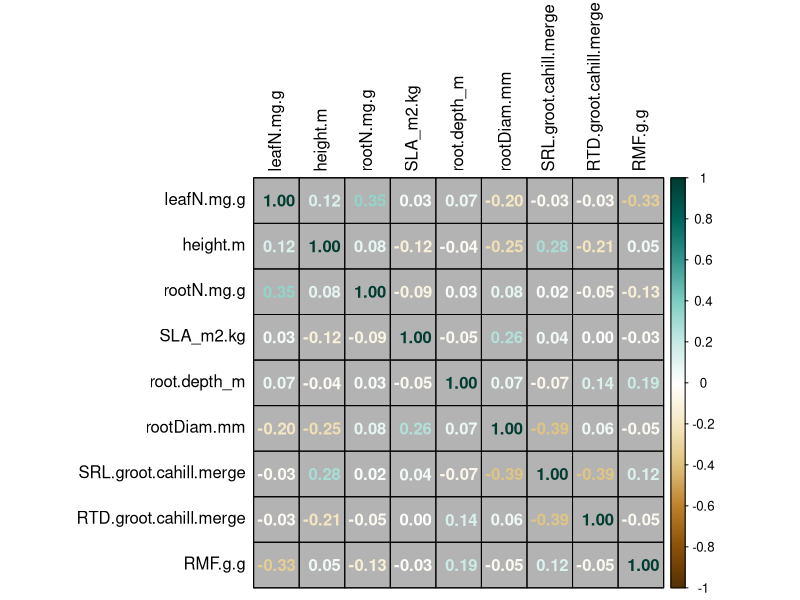
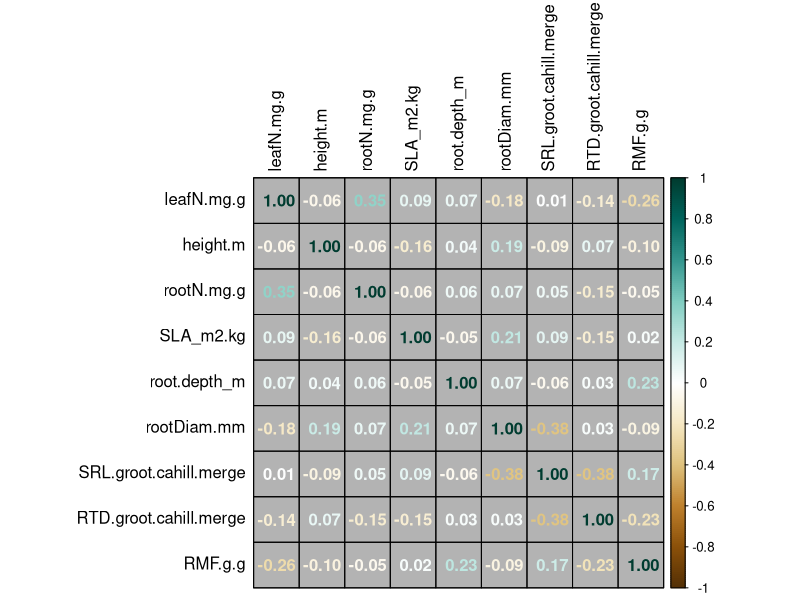
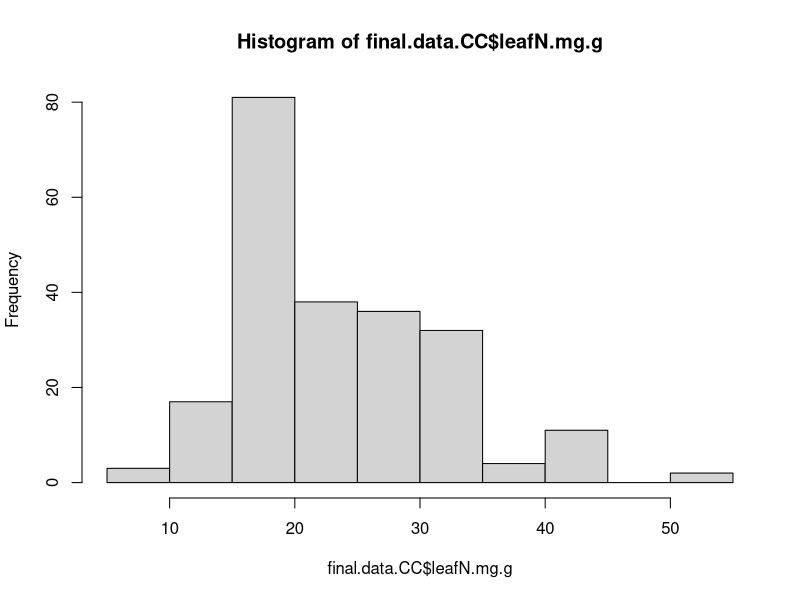
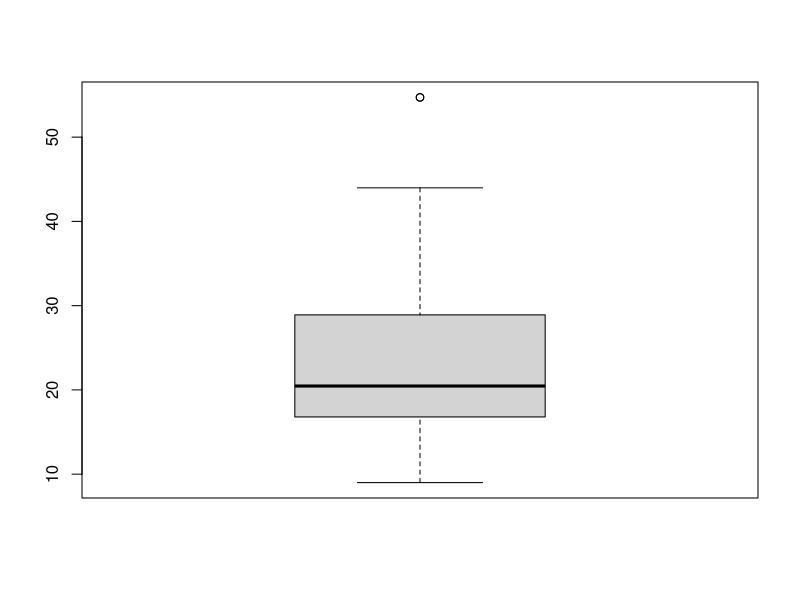
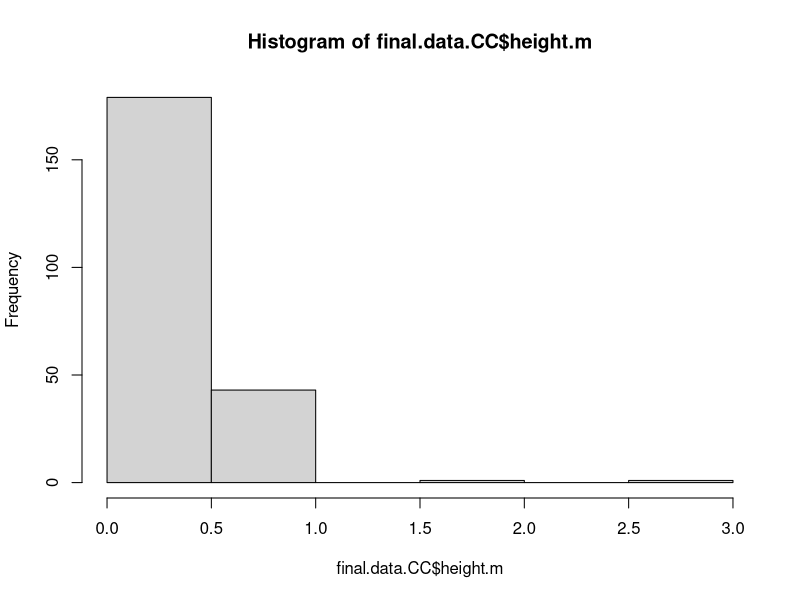
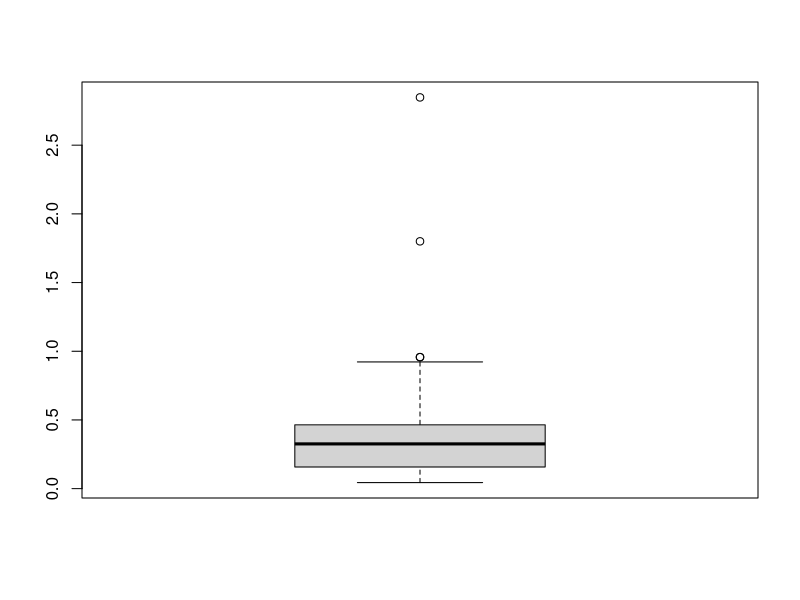
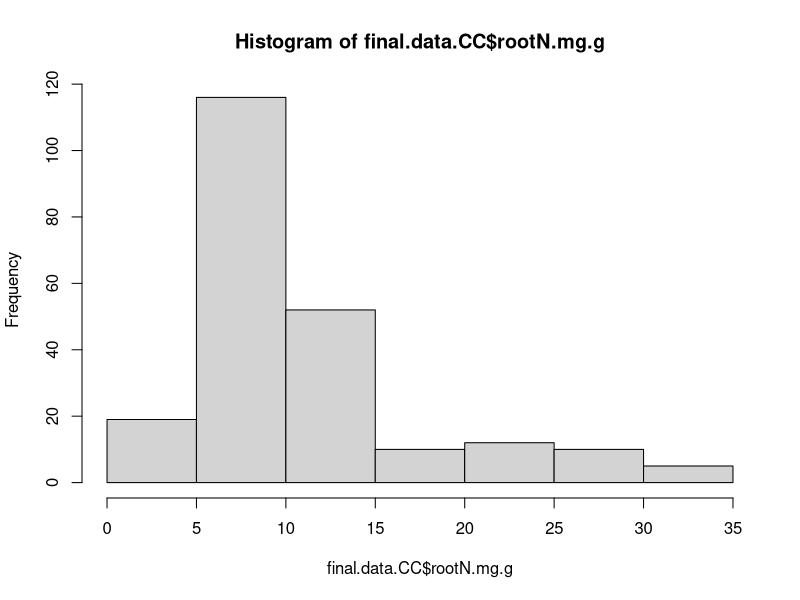
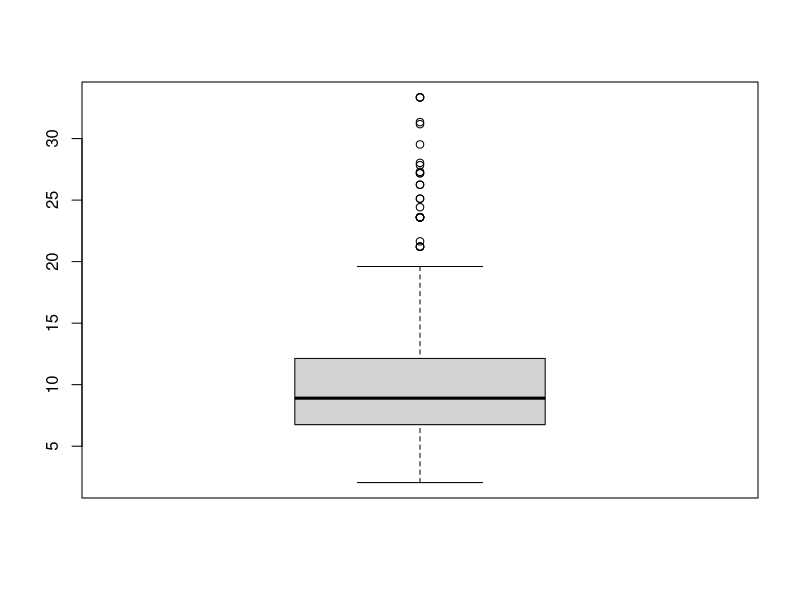

Write R code to recreate these figures, in order. (Note: this script raises an error after producing the figures.)
# Script to prep trait data for analyses
# The first of this script is run to generate dataframes used to impute traits.
# After imputation, this code is used to identify outlier trait values.

# load libraries
library(tidyverse)
library(corrplot)

# read in full data frame 
trait.data = read.csv("./Formatted.Data/Revisions/BACI.trait.meta.csv", row.names = 1) 
# 1096 individuals, 749 species

# subset data for analyses
trait.data.2 = trait.data %>%
  select(site_code,Taxon,cover.change,leafN.mg.g,height.m,rootN.mg.g,SLA_m2.kg,root.depth_m,rootDiam.mm,
         SRL.groot.cahill.merge,RTD.groot.cahill.merge,RMF.g.g,local_lifespan,local_lifeform,functional_group)

# subset out bryophytes (9), mosses (6), cactus (1), none had SLA and generally few trait data available

trait.data.3 = trait.data.2 %>%
  filter(!local_lifeform %in% c("BRYOPHYTE","MOSS","CACTUS")) 
# 1080 individuals, 739 species

# write.csv(trait.data.3, file = "./Formatted.Data/Revisions/final.data.for.impute.csv")

# filter out woody species and trees based on functional group and local_lifeform

trait.data.NW = trait.data.3 %>%
  filter(!functional_group == "WOODY") %>%
  filter(!local_lifeform %in% c("SHRUB","TREE"))
# 956 individuals, 648 species
# lost 124 individuals (11%) and 91 species (12%)

# write.csv(trait.data.NW, file = "./Formatted.Data/Revisions/final.data.NW.for.impute.csv")

#### Get complete cases of traits ####

traits.cc.nw = trait.data.NW[complete.cases(trait.data.NW), ]
# 224 individuals, 96 species

# write.csv(traits.cc.nw, file = "./Formatted.Data/Revisions/final.data.CC.NW.csv")

traits.cc = trait.data.3[complete.cases(trait.data.3), ]
# 236 individuals, 103 species

# write.csv(traits.cc, file = "./Formatted.Data/Revisions/final.data.CC.csv")

# look at correlations between traits

cor.traits.cc.nw = cor(traits.cc.nw[,c(4:12)],use = "pairwise") 
corrplot(cor.traits.cc.nw, method="number",tl.col = "black", bg = "gray70",is.corr = TRUE,
         col.lim = c(-1,1), col = COL2('BrBG', 200), addgrid.col = "black")
# highest correlation is -0.39 and 0.35

cor.traits.cc = cor(traits.cc[,c(4:12)],use = "pairwise") 
corrplot(cor.traits.cc, method="number",tl.col = "black", bg = "gray70",is.corr = TRUE,
         col.lim = c(-1,1), col = COL2('BrBG', 200), addgrid.col = "black")
# highest correlation is -0.38 and 0.35

#### Checking and removing outliers from complete cases data with woody species ####

final.data.CC = read.csv("./Formatted.Data/Revisions/final.data.CC.csv",row.names = 1)

hist(final.data.CC$leafN.mg.g)
boxplot(final.data.CC$leafN.mg.g)
mean = mean(final.data.CC$leafN.mg.g, na.rm = TRUE)
std = sd(final.data.CC$leafN.mg.g, na.rm = TRUE)
Tmin = mean-(3*std)
Tmax = mean+(3*std)
sort(final.data.CC$leafN.mg.g[which(final.data.CC$leafN.mg.g <Tmin | final.data.CC$leafN.mg.g > Tmax)])
# removed leafN 54.71597
# percent removed 
2/236*100 #0.85%

hist(final.data.CC$height.m)
boxplot(final.data.CC$height.m)
mean = mean(final.data.CC$height.m, na.rm = TRUE)
std = sd(final.data.CC$height.m, na.rm = TRUE)
Tmin = mean-(3*std)
Tmax = mean+(3*std)
sort(final.data.CC$height.m[which(final.data.CC$height.m <Tmin | final.data.CC$height.m > Tmax)])
# removed height 12.84847 27.10186 32.57366
# percent removed 
3/236*100 #1.27%

hist(final.data.CC$rootN.mg.g)
boxplot(final.data.CC$rootN.mg.g)
mean = mean(final.data.CC$rootN.mg.g, na.rm = TRUE)
std = sd(final.data.CC$rootN.mg.g, na.rm = TRUE)
Tmin = mean-(3*std)
Tmax = mean+(3*std)
sort(final.data.CC$rootN.mg.g[which(final.data.CC$rootN.mg.g <Tmin | final.data.CC$rootN.mg.g > Tmax)])
# remove rootN 31.17241 31.34076 33.34667 33.34667 33.34667
# percent removed 
5/236*100 #2.11%

hist(final.data.CC$SLA_m2.kg)
boxplot(final.data.CC$SLA_m2.kg)
mean = mean(final.data.CC$SLA_m2.kg, na.rm = TRUE)
std = sd(final.data.CC$SLA_m2.kg, na.rm = TRUE)
Tmin = mean-(3*std)
Tmax = mean+(3*std)
sort(final.data.CC$SLA_m2.kg[which(final.data.CC$SLA_m2.kg <Tmin | final.data.CC$SLA_m2.kg > Tmax)])
# remove SLA: none
# percent removed 
0/236*100 #0%

hist(final.data.CC$root.depth_m)
boxplot(final.data.CC$root.depth_m)
mean = mean(final.data.CC$root.depth_m, na.rm = TRUE)
std = sd(final.data.CC$root.depth_m, na.rm = TRUE)
Tmin = mean-(3*std)
Tmax = mean+(3*std)
sort(final.data.CC$root.depth_m[which(final.data.CC$root.depth_m <Tmin | final.data.CC$root.depth_m > Tmax)])
# remove depth 2.426850 2.426850 2.598333 2.598333 2.682500 2.682500 2.915000
# percent removed 
7/236*100 #2.97%

hist(final.data.CC$RTD.groot.cahill.merge)
boxplot(final.data.CC$RTD.groot.cahill.merge)
mean = mean(final.data.CC$RTD.groot.cahill.merge, na.rm = TRUE)
std = sd(final.data.CC$RTD.groot.cahill.merge, na.rm = TRUE)
Tmin = mean-(3*std)
Tmax = mean+(3*std)
sort(final.data.CC$RTD.groot.cahill.merge[which(final.data.CC$RTD.groot.cahill.merge <Tmin | final.data.CC$RTD.groot.cahill.merge > Tmax)])
# remove RTD 1.19455 1.19455 1.19455 1.19455
# percent removed 
4/236*100 #1.69%

hist(final.data.CC$SRL.groot.cahill.merge)
boxplot(final.data.CC$SRL.groot.cahill.merge)
mean = mean(final.data.CC$SRL.groot.cahill.merge, na.rm = TRUE)
std = sd(final.data.CC$SRL.groot.cahill.merge, na.rm = TRUE)
Tmin = mean-(3*std)
Tmax = mean+(3*std)
sort(final.data.CC$SRL.groot.cahill.merge[which(final.data.CC$SRL.groot.cahill.merge <Tmin | final.data.CC$SRL.groot.cahill.merge > Tmax)])
# remove SRL 471.2364 471.2364 471.2364 601.5858 627.5050
# percent removed 
5/236*100 #2.12%

hist(final.data.CC$rootDiam.mm)
boxplot(final.data.CC$rootDiam.mm)
mean = mean(final.data.CC$rootDiam.mm, na.rm = TRUE)
std = sd(final.data.CC$rootDiam.mm, na.rm = TRUE)
Tmin = mean-(3*std)
Tmax = mean+(3*std)
sort(final.data.CC$rootDiam.mm[which(final.data.CC$rootDiam.mm <Tmin | final.data.CC$rootDiam.mm > Tmax)])
# remove diam 1.3965
# percent removed 
1/236*100 #0.42%

hist(final.data.CC$RMF.g.g)
boxplot(final.data.CC$RMF.g.g)
mean = mean(final.data.CC$RMF.g.g, na.rm = TRUE)
std = sd(final.data.CC$RMF.g.g, na.rm = TRUE)
Tmin = mean-(3*std)
Tmax = mean+(3*std)
sort(final.data.CC$RMF.g.g[which(final.data.CC$RMF.g.g <Tmin | final.data.CC$RMF.g.g > Tmax)])
# remove RMF: none
# percent removed 
0/236*100 #0%

# 25 total removed because some removed with multiple traits
final.data.CC.2 = final.data.CC %>%
  filter(round(leafN.mg.g, 5) != 54.71597) %>% # 2
  filter(round(height.m, 5) < 12.84847) %>% # 3
  filter(round(rootN.mg.g, 5) < 31.17241) %>% # 5
  filter(round(root.depth_m, 5) < 2.426850) %>% # 7
  filter(round(RTD.groot.cahill.merge, 5) < 1.19455) %>% # 4
  filter(round(SRL.groot.cahill.merge, 5) < 471.2364) %>% # 5
  filter(round(rootDiam.mm, 5) != 1.3965) # 1

# write.csv(final.data.CC.2, file = "./Formatted.Data/Revisions/Final.Data/final.data.CC.outliersRM.csv")

# split by lifespan

table(final.data.CC.2$local_lifespan)
# annuals (22), biennials (7), Both (1), perennial (180), three (1)

final.data.CC.perennial = final.data.CC.2 %>%
  filter(local_lifespan == "PERENNIAL")

# write.csv(final.data.CC.perennial, file = "./Formatted.Data/Revisions/Final.Data/final.data.CC.perennials.outliersRM.csv")

# split by functional group

table(final.data.CC.2$functional_group)
# forb (93), graminoid (3), grass (88), legume (22), woody (5)

final.data.forb = final.data.CC.2 %>%
  filter(functional_group == "FORB")

final.data.grass = final.data.CC.2 %>%
  filter(functional_group == "GRASS")

# write.csv(final.data.forb, file = "./Formatted.Data/Revisions/Final.Data/final.data.CC.forbs.outliersRM.csv")
# write.csv(final.data.grass, file = "./Formatted.Data/Revisions/Final.Data/final.data.CC.grass.outliersRM.csv")

# split by local lifespan x functional group
table(final.data.CC.2$local_lifespan,final.data.CC.2$functional_group)
# annual forb (10), perennial forb (78), perennial grass (77)

#### Checking and removing outliers from complete cases data without woody species ####

final.data.CC.NW = read.csv("./Formatted.Data/Revisions/final.data.CC.NW.csv", row.names = 1)

hist(final.data.CC.NW$leafN.mg.g)
boxplot(final.data.CC.NW$leafN.mg.g)
mean = mean(final.data.CC.NW$leafN.mg.g, na.rm = TRUE)
std = sd(final.data.CC.NW$leafN.mg.g, na.rm = TRUE)
Tmin = mean-(3*std)
Tmax = mean+(3*std)
sort(final.data.CC.NW$leafN.mg.g[which(final.data.CC.NW$leafN.mg.g <Tmin | final.data.CC.NW$leafN.mg.g > Tmax)])
# removed leafN 54.71597
# percent removed 
2/224*100 #0.89%

hist(final.data.CC.NW$height.m)
boxplot(final.data.CC.NW$height.m)
mean = mean(final.data.CC.NW$height.m, na.rm = TRUE)
std = sd(final.data.CC.NW$height.m, na.rm = TRUE)
Tmin = mean-(3*std)
Tmax = mean+(3*std)
sort(final.data.CC.NW$height.m[which(final.data.CC.NW$height.m <Tmin | final.data.CC.NW$height.m > Tmax)])
# removed height 1.800048 2.847733
# percent removed 
2/224*100 #0.89%

hist(final.data.CC.NW$rootN.mg.g)
boxplot(final.data.CC.NW$rootN.mg.g)
mean = mean(final.data.CC.NW$rootN.mg.g, na.rm = TRUE)
std = sd(final.data.CC.NW$rootN.mg.g, na.rm = TRUE)
Tmin = mean-(3*std)
Tmax = mean+(3*std)
sort(final.data.CC.NW$rootN.mg.g[which(final.data.CC.NW$rootN.mg.g <Tmin | final.data.CC.NW$rootN.mg.g > Tmax)])
# remove rootN 31.17241 31.34076 33.34667 33.34667 33.34667
# percent removed 
5/224*100 #2.23%

hist(final.data.CC.NW$SLA_m2.kg)
boxplot(final.data.CC.NW$SLA_m2.kg)
mean = mean(final.data.CC.NW$SLA_m2.kg, na.rm = TRUE)
std = sd(final.data.CC.NW$SLA_m2.kg, na.rm = TRUE)
Tmin = mean-(3*std)
Tmax = mean+(3*std)
sort(final.data.CC.NW$SLA_m2.kg[which(final.data.CC.NW$SLA_m2.kg <Tmin | final.data.CC.NW$SLA_m2.kg > Tmax)])
# remove SLA: none
# percent removed 
0/224*100 #0%

hist(final.data.CC.NW$root.depth_m)
boxplot(final.data.CC.NW$root.depth_m)
mean = mean(final.data.CC.NW$root.depth_m, na.rm = TRUE)
std = sd(final.data.CC.NW$root.depth_m, na.rm = TRUE)
Tmin = mean-(3*std)
Tmax = mean+(3*std)
sort(final.data.CC.NW$root.depth_m[which(final.data.CC.NW$root.depth_m <Tmin | final.data.CC.NW$root.depth_m > Tmax)])
# remove depth 2.426850 2.426850 2.598333 2.598333 2.682500 2.682500 2.915000
# percent removed 
7/224*100 #3.13%

hist(final.data.CC.NW$RTD.groot.cahill.merge)
boxplot(final.data.CC.NW$RTD.groot.cahill.merge)
mean = mean(final.data.CC.NW$RTD.groot.cahill.merge, na.rm = TRUE)
std = sd(final.data.CC.NW$RTD.groot.cahill.merge, na.rm = TRUE)
Tmin = mean-(3*std)
Tmax = mean+(3*std)
sort(final.data.CC.NW$RTD.groot.cahill.merge[which(final.data.CC.NW$RTD.groot.cahill.merge <Tmin | final.data.CC.NW$RTD.groot.cahill.merge > Tmax)])
# remove RTD: none
# percent removed 
0/224*100 #0.0%

hist(final.data.CC.NW$SRL.groot.cahill.merge)
boxplot(final.data.CC.NW$SRL.groot.cahill.merge)
mean = mean(final.data.CC.NW$SRL.groot.cahill.merge, na.rm = TRUE)
std = sd(final.data.CC.NW$SRL.groot.cahill.merge, na.rm = TRUE)
Tmin = mean-(3*std)
Tmax = mean+(3*std)
sort(final.data.CC.NW$SRL.groot.cahill.merge[which(final.data.CC.NW$SRL.groot.cahill.merge <Tmin | final.data.CC.NW$SRL.groot.cahill.merge > Tmax)])
# remove SRL 471.2364 471.2364 471.2364 601.5858 627.5050
# percent removed 
5/224*100 #2.23%

hist(final.data.CC.NW$rootDiam.mm)
boxplot(final.data.CC.NW$rootDiam.mm)
mean = mean(final.data.CC.NW$rootDiam.mm, na.rm = TRUE)
std = sd(final.data.CC.NW$rootDiam.mm, na.rm = TRUE)
Tmin = mean-(3*std)
Tmax = mean+(3*std)
sort(final.data.CC.NW$rootDiam.mm[which(final.data.CC.NW$rootDiam.mm <Tmin | final.data.CC.NW$rootDiam.mm > Tmax)])
# remove diam: none
# percent removed 
0/224*100 #0%

hist(final.data.CC.NW$RMF.g.g)
boxplot(final.data.CC.NW$RMF.g.g)
mean = mean(final.data.CC.NW$RMF.g.g, na.rm = TRUE)
std = sd(final.data.CC.NW$RMF.g.g, na.rm = TRUE)
Tmin = mean-(3*std)
Tmax = mean+(3*std)
sort(final.data.CC.NW$RMF.g.g[which(final.data.CC.NW$RMF.g.g <Tmin | final.data.CC.NW$RMF.g.g > Tmax)])
# remove RMF: none
# percent removed 
0/402*100 #0%

# 20 total removed because some removed with multiple traits
final.data.CC.NW.2 = final.data.CC.NW %>%
  filter(round(leafN.mg.g, 5) != 54.71597) %>% # 2
  filter(round(height.m, 5) < 1.800048) %>% # 3
  filter(round(rootN.mg.g, 5) < 31.17241) %>% # 5
  filter(round(root.depth_m, 5) < 2.426850) %>% # 7
  filter(round(SRL.groot.cahill.merge, 5) < 471.2364) # 5

#write.csv(final.data.CC.NW.2, file = "./Formatted.Data/Revisions/Final.Data/final.data.CC.NW.outliersRM.csv")

# split by lifespan

table(final.data.CC.NW.2$local_lifespan)
# annuals (21), biennials (7), Both (1), perennial (174), three (1)

final.data.CC.NW.perennial = final.data.CC.NW.2 %>%
  filter(local_lifespan == "PERENNIAL")

# write.csv(final.data.CC.NW.perennial, file = "./Formatted.Data/Revisions/Final.Data/final.data.CC.NW.perennials.outliersRM.csv")

# split by functional group

table(final.data.CC.NW.2$functional_group)
# forb (92), graminoid (3), grass (87), legume (22)

final.data.NW.forb = final.data.CC.NW.2 %>%
  filter(functional_group == "FORB")

final.data.NW.grass = final.data.CC.NW.2 %>%
  filter(functional_group == "GRASS")

#write.csv(final.data.NW.forb, file = "./Formatted.Data/Revisions/Final.Data/final.data.CC.NW.forbs.outliersRM.csv")
#write.csv(final.data.NW.grass, file = "./Formatted.Data/Revisions/Final.Data/final.data.CC.NW.grass.outliersRM.csv")

# split by local lifespan x functional group
table(final.data.CC.NW.2$local_lifespan,final.data.CC.NW.2$functional_group)
# annual forb (9), perennial forb (78), perennial grass (76)

#### Checking and removing outliers from imputed data with woody species ####

imputed.traits = read.csv("./Formatted.Data/Revisions/imputed.traits.final.csv",row.names = 1)

hist(imputed.traits$leafN.final)
boxplot(imputed.traits$leafN.final)
mean = mean(imputed.traits$leafN.final, na.rm = TRUE)
std = sd(imputed.traits$leafN.final, na.rm = TRUE)
Tmin = mean-(3*std)
Tmax = mean+(3*std)
sort(imputed.traits$leafN.final[which(imputed.traits$leafN.final <Tmin | imputed.traits$leafN.final > Tmax)])
# removed leafN 46.00560 54.71597 54.71597 81.93849
# percent removed 
4/907*100 #0.44%

hist(imputed.traits$height.final)
boxplot(imputed.traits$height.final)
mean = mean(imputed.traits$height.final, na.rm = TRUE)
std = sd(imputed.traits$height.final, na.rm = TRUE)
Tmin = mean-(3*std)
Tmax = mean+(3*std)
sort(imputed.traits$height.final[which(imputed.traits$height.final <Tmin | imputed.traits$height.final > Tmax)])
# removed height 7.787850  9.457333 10.000000 10.000000 12.848467 19.050000 20.170667 20.501000 23.394667 27.101857 32.573656
# percent removed 
11/907*100 #1.21%

hist(imputed.traits$rootN.final)
boxplot(imputed.traits$rootN.final)
mean = mean(imputed.traits$rootN.final, na.rm = TRUE)
std = sd(imputed.traits$rootN.final, na.rm = TRUE)
Tmin = mean-(3*std)
Tmax = mean+(3*std)
sort(imputed.traits$rootN.final[which(imputed.traits$rootN.final <Tmin | imputed.traits$rootN.final > Tmax)])
# remove rootN 25.55616 - 39.26274
# percent removed 
18/907*100 #1.98%

hist(imputed.traits$SLA.final)
boxplot(imputed.traits$SLA.final)
mean = mean(imputed.traits$SLA.final, na.rm = TRUE)
std = sd(imputed.traits$SLA.final, na.rm = TRUE)
Tmin = mean-(3*std)
Tmax = mean+(3*std)
sort(imputed.traits$SLA.final[which(imputed.traits$SLA.final <Tmin | imputed.traits$SLA.final > Tmax)])
# remove SLA: 49.05439 53.50000 53.50000 57.70000 61.28000 63.13000 68.90000 68.90000
# percent removed 
8/907*100 #0.88%

hist(imputed.traits$root.depth.final)
boxplot(imputed.traits$root.depth.final)
mean = mean(imputed.traits$root.depth.final, na.rm = TRUE)
std = sd(imputed.traits$root.depth.final, na.rm = TRUE)
Tmin = mean-(3*std)
Tmax = mean+(3*std)
sort(imputed.traits$root.depth.final[which(imputed.traits$root.depth.final <Tmin | imputed.traits$root.depth.final > Tmax)])
# remove depth 2.915000 - 6.451600
# percent removed 
15/907*100 #1.65%

hist(imputed.traits$RTD.final)
boxplot(imputed.traits$RTD.final)
mean = mean(imputed.traits$RTD.final, na.rm = TRUE)
std = sd(imputed.traits$RTD.final, na.rm = TRUE)
Tmin = mean-(3*std)
Tmax = mean+(3*std)
sort(imputed.traits$RTD.final[which(imputed.traits$RTD.final <Tmin | imputed.traits$RTD.final > Tmax)])
# remove RTD 0.7460162 - 1.4757011
# percent removed 
11/907*100 #1.21%

hist(imputed.traits$SRL.final)
boxplot(imputed.traits$SRL.final)
mean = mean(imputed.traits$SRL.final, na.rm = TRUE)
std = sd(imputed.traits$SRL.final, na.rm = TRUE)
Tmin = mean-(3*std)
Tmax = mean+(3*std)
sort(imputed.traits$SRL.final[which(imputed.traits$SRL.final <Tmin | imputed.traits$SRL.final > Tmax)])
# remove SRL 437.3523-808.0298
# percent removed 
21/907*100 #2.31%

hist(imputed.traits$rootDiam.final)
boxplot(imputed.traits$rootDiam.final)
mean = mean(imputed.traits$rootDiam.final, na.rm = TRUE)
std = sd(imputed.traits$rootDiam.final, na.rm = TRUE)
Tmin = mean-(3*std)
Tmax = mean+(3*std)
sort(imputed.traits$rootDiam.final[which(imputed.traits$rootDiam.final <Tmin | imputed.traits$rootDiam.final > Tmax)])
# remove diam 1.200000 1.396500 1.640000 1.850000 1.963333 4.830000
# percent removed 
6/907*100 #0.66%

hist(imputed.traits$RMF.final)
boxplot(imputed.traits$RMF.final)
mean = mean(imputed.traits$RMF.final, na.rm = TRUE)
std = sd(imputed.traits$RMF.final, na.rm = TRUE)
Tmin = mean-(3*std)
Tmax = mean+(3*std)
sort(imputed.traits$RMF.final[which(imputed.traits$RMF.final <Tmin | imputed.traits$RMF.final > Tmax)])
# remove RMF: 0.7670084 0.7670084 0.7670084 0.7670084 0.7768355 0.7995028 0.7995028 0.8274671 0.8274671 0.8630137
# percent removed 
10/907*100 #1.10%

# 94 total removed because some removed with multiple traits
imputed.traits.2 = imputed.traits %>%
  filter(round(leafN.final, 5) < 46.00560) %>% # 4
  filter(round(height.final, 5) < 7.787850) %>% # 11
  filter(round(rootN.final, 5) < 25.55616) %>% # 18
  filter(round(SLA.final, 5) < 49.05439) %>% # 8
  filter(round(root.depth.final, 5) < 2.915000) %>% # 15
  filter(round(RTD.final, 5) < 0.7460162) %>% # 11
  filter(round(SRL.final, 5) < 437.3523) %>% # 21
  filter(round(rootDiam.final, 5) < 1.200000) %>% # 6
  filter(round(RMF.final, 5) < 0.7670084) # 10

write.csv(imputed.traits.2, file = "./Formatted.Data/Revisions/Final.Data/imputed.traits.outliersRM.csv")

# split by lifespan

table(imputed.traits.2$local_lifespan)
# annuals (206), biennials (11), Both (9), perennial (584), three (2)

imputed.traits.perennial = imputed.traits.2 %>%
  filter(local_lifespan == "PERENNIAL")
imputed.traits.annual = imputed.traits.2 %>%
  filter(local_lifespan == "ANNUAL")

#write.csv(imputed.traits.perennial, file = "./Formatted.Data/Revisions/Final.Data/imputed.traits.perennials.outliersRM.csv")
#write.csv(imputed.traits.annual, file = "./Formatted.Data/Revisions/Final.Data/imputed.traits.annuals.outliersRM.csv")

# split by functional group

table(imputed.traits.2$functional_group)
# forb (398), graminoid (39), grass (250), legume (49), woody (76)

imputed.traits.forb = imputed.traits.2 %>%
  filter(functional_group == "FORB")

imputed.traits.grass = imputed.traits.2 %>%
  filter(functional_group == "GRASS")

#write.csv(imputed.traits.forb, file = "./Formatted.Data/Revisions/Final.Data/imputed.traits.forbs.outliersRM.csv")
#write.csv(imputed.traits.grass, file = "./Formatted.Data/Revisions/Final.Data/imputed.traits.grass.outliersRM.csv")

# split by lifespan and functional group

table(imputed.traits.2$local_lifespan,imputed.traits.2$functional_group)
# annual forb (140), perennial forb (242), perennial grass (196)

imputed.traits.annual.forb = imputed.traits.2 %>%
  filter(local_lifespan == "ANNUAL") %>%
  filter(functional_group == "FORB")

imputed.traits.perennial.forb = imputed.traits.2 %>%
  filter(local_lifespan == "PERENNIAL") %>%
  filter(functional_group == "FORB")

imputed.traits.perennial.grass = imputed.traits.2 %>%
  filter(local_lifespan == "PERENNIAL") %>%
  filter(functional_group == "GRASS")

write.csv(imputed.traits.annual.forb, file = "./Formatted.Data/Revisions/Final.Data/imputed.traits.annual.forbs.outliersRM.csv")
write.csv(imputed.traits.perennial.forb, file = "./Formatted.Data/Revisions/Final.Data/imputed.traits.perennial.forb.outliersRM.csv")
write.csv(imputed.traits.perennial.grass, file = "./Formatted.Data/Revisions/Final.Data/imputed.traits.perennial.grass.outliersRM.csv")


#### Checking and removing outliers from imputed data without woody species ####

imputed.traits.NW= read.csv("./Formatted.Data/Revisions/imputed.traits.NW.final.csv", row.names = 1)

hist(imputed.traits.NW$leafN.final)
boxplot(imputed.traits.NW$leafN.final)
mean = mean(imputed.traits.NW$leafN.final, na.rm = TRUE)
std = sd(imputed.traits.NW$leafN.final, na.rm = TRUE)
Tmin = mean-(3*std)
Tmax = mean+(3*std)
sort(imputed.traits.NW$leafN.final[which(imputed.traits.NW$leafN.final <Tmin | imputed.traits.NW$leafN.final > Tmax)])
# removed leafN 45.18532 45.32000 46.00560 54.71597 54.71597
# percent removed 
5/794*100 #0.63%

hist(imputed.traits.NW$height.final)
boxplot(imputed.traits.NW$height.final)
mean = mean(imputed.traits.NW$height.final, na.rm = TRUE)
std = sd(imputed.traits.NW$height.final, na.rm = TRUE)
Tmin = mean-(3*std)
Tmax = mean+(3*std)
sort(imputed.traits.NW$height.final[which(imputed.traits.NW$height.final <Tmin | imputed.traits.NW$height.final > Tmax)])
# removed height 1.371600 1.383400 1.392886 1.439388 1.462500 1.493520 1.500000 1.750000 1.800000 1.800048 1.828800 1.996670 2.847733 3.800000
# percent removed 
14/794*100 #1.76%

hist(imputed.traits.NW$rootN.final)
boxplot(imputed.traits.NW$rootN.final)
mean = mean(imputed.traits.NW$rootN.final, na.rm = TRUE)
std = sd(imputed.traits.NW$rootN.final, na.rm = TRUE)
Tmin = mean-(3*std)
Tmax = mean+(3*std)
sort(imputed.traits.NW$rootN.final[which(imputed.traits.NW$rootN.final <Tmin | imputed.traits.NW$rootN.final > Tmax)])
# remove rootN 27.18327 - 39.39083
# percent removed 
16/794*100 #2.0%

hist(imputed.traits.NW$SLA.final)
boxplot(imputed.traits.NW$SLA.final)
mean = mean(imputed.traits.NW$SLA.final, na.rm = TRUE)
std = sd(imputed.traits.NW$SLA.final, na.rm = TRUE)
Tmin = mean-(3*std)
Tmax = mean+(3*std)
sort(imputed.traits.NW$SLA.final[which(imputed.traits.NW$SLA.final <Tmin | imputed.traits.NW$SLA.final > Tmax)])
# remove SLA: 49.05439 53.50000 53.50000 57.70000 61.28000 63.13000 68.90000 68.90000
# percent removed 
8/794*100 #1.01%

hist(imputed.traits.NW$root.depth.final)
boxplot(imputed.traits.NW$root.depth.final)
mean = mean(imputed.traits.NW$root.depth.final, na.rm = TRUE)
std = sd(imputed.traits.NW$root.depth.final, na.rm = TRUE)
Tmin = mean-(3*std)
Tmax = mean+(3*std)
sort(imputed.traits.NW$root.depth.final[which(imputed.traits.NW$root.depth.final <Tmin | imputed.traits.NW$root.depth.final > Tmax)])
# remove depth 6.451600 - 6.451600
# percent removed 
20/794*100 #2.52%

hist(imputed.traits.NW$RTD.final)
boxplot(imputed.traits.NW$RTD.final)
mean = mean(imputed.traits.NW$RTD.final, na.rm = TRUE)
std = sd(imputed.traits.NW$RTD.final, na.rm = TRUE)
Tmin = mean-(3*std)
Tmax = mean+(3*std)
sort(imputed.traits.NW$RTD.final[which(imputed.traits.NW$RTD.final <Tmin | imputed.traits.NW$RTD.final > Tmax)])
# remove RTD 0.6525000 - 0.9708695
# percent removed 
8/794*100 #1.01%

hist(imputed.traits.NW$SRL.final)
boxplot(imputed.traits.NW$SRL.final)
mean = mean(imputed.traits.NW$SRL.final, na.rm = TRUE)
std = sd(imputed.traits.NW$SRL.final, na.rm = TRUE)
Tmin = mean-(3*std)
Tmax = mean+(3*std)
sort(imputed.traits.NW$SRL.final[which(imputed.traits.NW$SRL.final <Tmin | imputed.traits.NW$SRL.final > Tmax)])
# remove SRL 437.3523-760.8500
# percent removed 
17/794*100 #2.14%

hist(imputed.traits.NW$rootDiam.final)
boxplot(imputed.traits.NW$rootDiam.final)
mean = mean(imputed.traits.NW$rootDiam.final, na.rm = TRUE)
std = sd(imputed.traits.NW$rootDiam.final, na.rm = TRUE)
Tmin = mean-(3*std)
Tmax = mean+(3*std)
sort(imputed.traits.NW$rootDiam.final[which(imputed.traits.NW$rootDiam.final <Tmin | imputed.traits.NW$rootDiam.final > Tmax)])
# remove diam 1.126012 1.396500 1.640000 1.850000 1.963333 4.830000
# percent removed 
5/794*100 #0.63%

hist(imputed.traits.NW$RMF.final)
boxplot(imputed.traits.NW$RMF.final)
mean = mean(imputed.traits.NW$RMF.final, na.rm = TRUE)
std = sd(imputed.traits.NW$RMF.final, na.rm = TRUE)
Tmin = mean-(3*std)
Tmax = mean+(3*std)
sort(imputed.traits.NW$RMF.final[which(imputed.traits.NW$RMF.final <Tmin | imputed.traits.NW$RMF.final > Tmax)])
# remove RMF: 0.04850791- 0.8630137
# percent removed 
11/794*100 #1.39%

# 75 total removed because some removed with multiple traits
imputed.traits.NW.2 = imputed.traits.NW %>%
  filter(round(leafN.final, 5) < 45.18532) %>% # 4
  filter(round(height.final, 5) < 1.371600) %>% # 11
  filter(round(rootN.final, 5) < 27.18327) %>% # 18
  filter(round(SLA.final, 5) < 49.05439) %>% # 8
  filter(round(root.depth.final, 5) < 6.451600) %>% # 15
  filter(round(RTD.final, 5) < 0.6525000) %>% # 11
  filter(round(SRL.final, 5) < 437.3523) %>% # 21
  filter(round(rootDiam.final, 5) < 1.126012) %>% # 6
  filter(round(RMF.final, 5) > 0.04850791 & round(RMF.final, 5) < 0.76700839) # 10

# write.csv(imputed.traits.NW.2, file = "./Formatted.Data/Revisions/Final.Data/imputed.traits.NW.outliersRM.csv")

# split by lifespan

table(imputed.traits.NW.2$local_lifespan)
# annuals (203), biennials (10), Both (9), perennial (495), three (2)

imputed.traits.NW.perennial = imputed.traits.NW.2 %>%
  filter(local_lifespan == "PERENNIAL")
imputed.traits.NW.annual = imputed.traits.NW.2 %>%
  filter(local_lifespan == "ANNUAL")

write.csv(imputed.traits.NW.perennial, file = "./Formatted.Data/Revisions/Final.Data/imputed.traits.NW.perennials.outliersRM.csv")
write.csv(imputed.traits.NW.annual, file = "./Formatted.Data/Revisions/Final.Data/imputed.traits.NW.annuals.outliersRM.csv")

# split by functional group

table(imputed.traits.NW.2$functional_group)
# forb (396), graminoid (38), grass (238), legume (47)

imputed.traits.NW.forb = imputed.traits.NW.2 %>%
  filter(functional_group == "FORB")

imputed.traits.NW.forb.legume = imputed.traits.NW.2 %>%
  filter(functional_group %in% c("FORB","LEGUME"))

imputed.traits.NW.grass = imputed.traits.NW.2 %>%
  filter(functional_group == "GRASS")

imputed.traits.NW.graminoid = imputed.traits.NW.2 %>%
  filter(functional_group %in% c("GRASS","GRAMINOID"))

#write.csv(imputed.traits.NW.forb, file = "./Formatted.Data/Revisions/Final.Data/imputed.traits.NW.forbs.outliersRM.csv")
#write.csv(imputed.traits.NW.grass, file = "./Formatted.Data/Revisions/Final.Data/imputed.traits.NW.grass.outliersRM.csv")
#write.csv(imputed.traits.NW.forb.legume, file = "./Formatted.Data/Revisions/Final.Data/imputed.traits.NW.forbs.legume.outliersRM.csv")
#write.csv(imputed.traits.NW.graminoid, file = "./Formatted.Data/Revisions/Final.Data/imputed.traits.NW.graminoid.outliersRM.csv")

# split by lifespan and functional group

table(imputed.traits.NW.2$local_lifespan,imputed.traits.NW.2$functional_group)
# annual forb (139), annual legume (10), annual grass (52), annual graminoid (2)
# perennial forb (242), perennial legume (33) 
# perennial grass (184), perennial graminoid (36)

imputed.traits.NW.annual.forb = imputed.traits.NW.2 %>%
  filter(local_lifespan == "ANNUAL") %>%
  filter(functional_group == "FORB")

imputed.traits.NW.annual.forb.legume = imputed.traits.NW.2 %>%
  filter(local_lifespan == "ANNUAL") %>%
  filter(functional_group %in% c("FORB","LEGUME"))

imputed.traits.NW.perennial.forb = imputed.traits.NW.2 %>%
  filter(local_lifespan == "PERENNIAL") %>%
  filter(functional_group == "FORB")

imputed.traits.NW.perennial.forb.legume = imputed.traits.NW.2 %>%
  filter(local_lifespan == "PERENNIAL") %>%
  filter(functional_group %in% c("FORB","LEGUME"))

imputed.traits.NW.perennial.grass = imputed.traits.NW.2 %>%
  filter(local_lifespan == "PERENNIAL") %>%
  filter(functional_group == "GRASS")

imputed.traits.NW.perennial.graminoid = imputed.traits.NW.2 %>%
  filter(local_lifespan == "PERENNIAL") %>%
  filter(functional_group %in% c("GRASS","GRAMINOID"))

#write.csv(imputed.traits.NW.annual.forb, file = "./Formatted.Data/Revisions/Final.Data/imputed.traits.NW.annual.forbs.outliersRM.csv")
#write.csv(imputed.traits.NW.perennial.forb, file = "./Formatted.Data/Revisions/Final.Data/imputed.traits.NW.perennial.forb.outliersRM.csv")
#write.csv(imputed.traits.NW.perennial.grass, file = "./Formatted.Data/Revisions/Final.Data/imputed.traits.NW.perennial.grass.outliersRM.csv")

#write.csv(imputed.traits.NW.annual.forb.legume, file = "./Formatted.Data/Revisions/Final.Data/imputed.traits.NW.annual.forb.legume.outliersRM.csv")
#write.csv(imputed.traits.NW.perennial.forb.legume, file = "./Formatted.Data/Revisions/Final.Data/imputed.traits.NW.perennial.forb.legume.outliersRM.csv")
#write.csv(imputed.traits.NW.perennial.graminoid, file = "./Formatted.Data/Revisions/Final.Data/imputed.traits.NW.perennial.graminoid.outliersRM.csv")


# how many annual grass species would have been in the model
imputed.traits.NW.annual.grass = imputed.traits.NW.2 %>%
  filter(local_lifespan == "ANNUAL") %>%
  filter(functional_group == "GRASS")

enviro = read.csv("./Raw.Data/site.drt.dev.index.csv", row.names = 1)

imputed.traits.NW.annual.grass.2 = imputed.traits.NW.annual.grass %>%
left_join(., enviro, by = "site_code")

imputed.traits.NW.annual.grass.3 = imputed.traits.NW.annual.grass.2 %>%
  select(cover.change,site_code,Taxon, leafN.final:mean.MAP) %>%
  drop_na()



